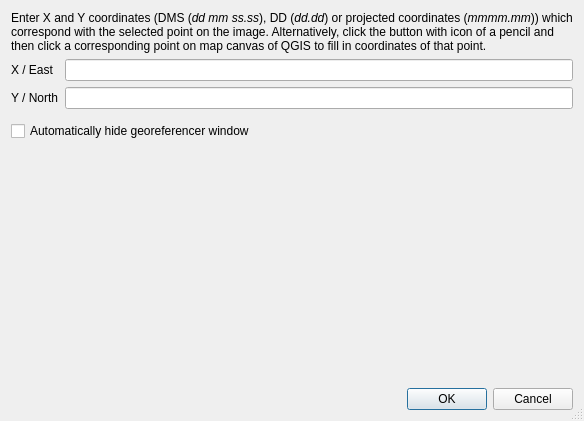
<?xml version='1.0' encoding='utf-8'?>
<ui version="4.0">
  <class>QgsMapCoordsDialogBase</class>
  <widget class="QDialog" name="QgsMapCoordsDialogBase">
    <property name="geometry">
      <rect>
        <x>0</x>
        <y>0</y>
        <width>584</width>
        <height>421</height>
      </rect>
    </property>
    <property name="windowTitle">
      <string>Enter Map Coordinates</string>
    </property>
    <property name="sizeGripEnabled">
      <bool>true</bool>
    </property>
    <layout class="QGridLayout" name="gridLayout">
      <item row="0" column="0">
        <layout class="QVBoxLayout" name="verticalLayout">
          <item>
            <widget class="QLabel" name="label">
              <property name="text">
                <string>&lt;html&gt;&lt;head/&gt;&lt;body&gt;&lt;p&gt;Enter X and Y coordinates (DMS (&lt;span style=" font-style:italic;"&gt;dd mm ss.ss&lt;/span&gt;), DD (&lt;span style=" font-style:italic;"&gt;dd.dd&lt;/span&gt;) or projected coordinates (&lt;span style=" font-style:italic;"&gt;mmmm.mm&lt;/span&gt;)) which correspond with the selected point on the image. Alternatively, click the button with icon of a pencil and then click a corresponding point on map canvas of QGIS to fill in coordinates of that point.&lt;/p&gt;&lt;/body&gt;&lt;/html&gt;</string>
              </property>
              <property name="wordWrap">
                <bool>true</bool>
              </property>
            </widget>
          </item>
          <item>
            <layout class="QGridLayout" name="coordinatesLayout">
              <item row="0" column="0">
                <widget class="QLabel" name="textLabel1">
                  <property name="text">
                    <string>X / East</string>
                  </property>
                </widget>
              </item>
              <item row="0" column="1">
                <widget class="QLineEdit" name="leXCoord" />
              </item>
              <item row="1" column="0">
                <widget class="QLabel" name="textLabel2">
                  <property name="text">
                    <string>Y / North</string>
                  </property>
                </widget>
              </item>
              <item row="1" column="1">
                <widget class="QLineEdit" name="leYCoord" />
              </item>
            </layout>
          </item>
          <item>
            <widget class="QgsProjectionSelectionWidget" name="mProjectionSelector" native="true">
              <property name="focusPolicy">
                <enum>Qt::StrongFocus</enum>
              </property>
            </widget>
          </item>
          <item>
            <widget class="QCheckBox" name="mMinimizeWindowCheckBox">
              <property name="text">
                <string>Automatically hide georeferencer window </string>
              </property>
            </widget>
          </item>
          <item>
            <spacer name="verticalSpacer">
              <property name="orientation">
                <enum>Qt::Vertical</enum>
              </property>
              <property name="sizeType">
                <enum>QSizePolicy::Expanding</enum>
              </property>
              <property name="sizeHint" stdset="0">
                <size>
                  <width>12</width>
                  <height>12</height>
                </size>
              </property>
            </spacer>
          </item>
          <item>
            <widget class="QDialogButtonBox" name="buttonBox">
              <property name="standardButtons">
                <set>QDialogButtonBox::Cancel|QDialogButtonBox::Ok</set>
              </property>
            </widget>
          </item>
        </layout>
      </item>
    </layout>
  </widget>
  <layoutdefault spacing="6" margin="11" />
  <customwidgets>
    <customwidget>
      <class>QgsProjectionSelectionWidget</class>
      <extends>QWidget</extends>
      <header>qgis.gui</header>
      <container>1</container>
    </customwidget>
  </customwidgets>
  <tabstops>
    <tabstop>leXCoord</tabstop>
    <tabstop>leYCoord</tabstop>
  </tabstops>
  <resources />
  <connections>
    <connection>
      <sender>buttonBox</sender>
      <signal>rejected()</signal>
      <receiver>QgsMapCoordsDialogBase</receiver>
      <slot>close()</slot>
      <hints>
        <hint type="sourcelabel">
          <x>203</x>
          <y>213</y>
        </hint>
        <hint type="destinationlabel">
          <x>194</x>
          <y>101</y>
        </hint>
      </hints>
    </connection>
    <connection>
      <sender>leXCoord</sender>
      <signal>returnPressed()</signal>
      <receiver>leYCoord</receiver>
      <slot>setFocus()</slot>
      <hints>
        <hint type="sourcelabel">
          <x>86</x>
          <y>119</y>
        </hint>
        <hint type="destinationlabel">
          <x>521</x>
          <y>124</y>
        </hint>
      </hints>
    </connection>
  </connections>
</ui>
